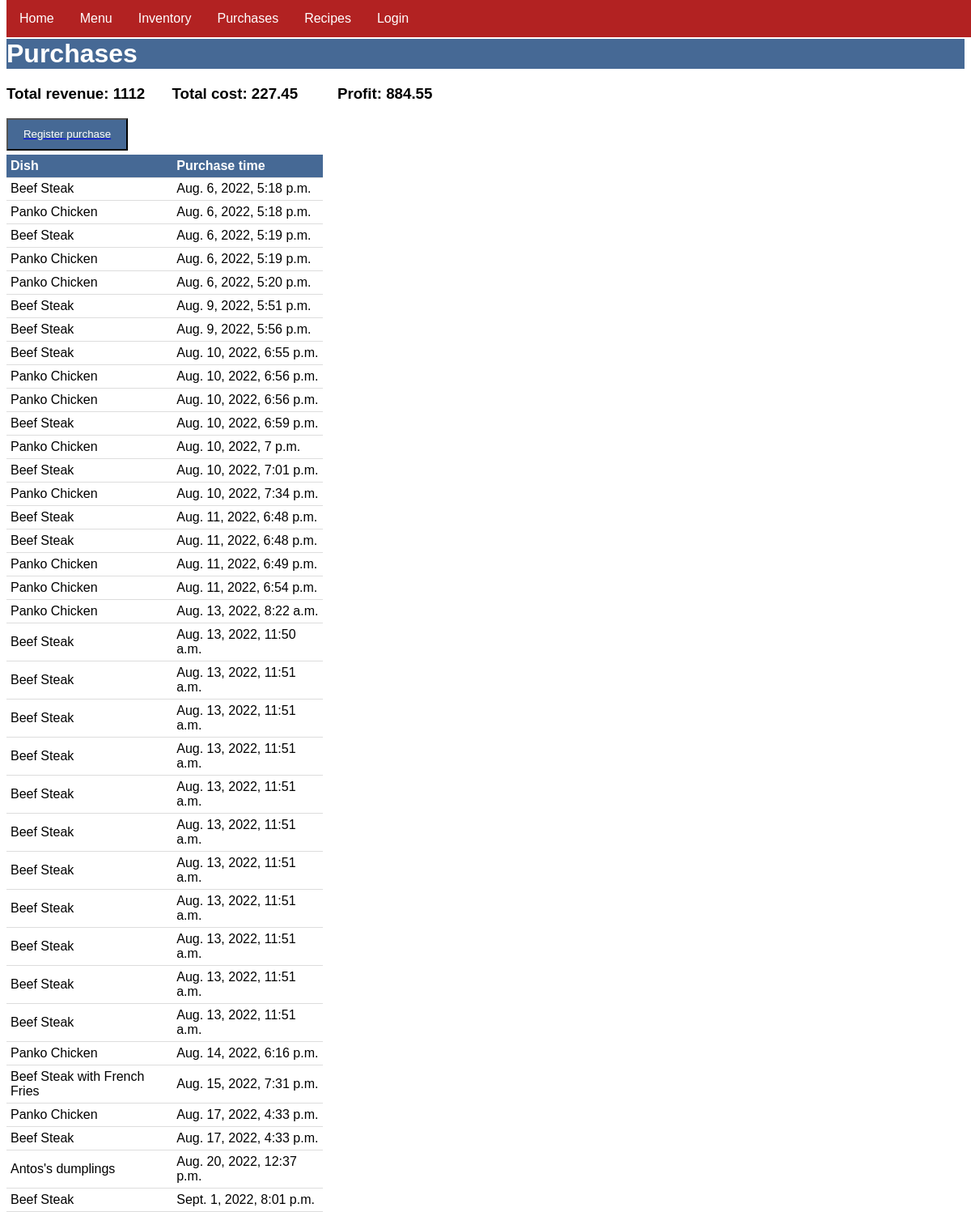
The app's page /purchases with its own data.
### menu/models.py (models this page shows, shortened)
class Purchase(models.Model):
    menu_item = models.ForeignKey(MenuItem, related_name="menuitem", on_delete=models.CASCADE)
    date = models.DateTimeField(auto_now_add=True)

class MenuItem(models.Model):
    title = models.CharField(max_length=200)
    price = models.PositiveIntegerField()
    def __str__(self):
        return self.title

### menu/views.py (the view)
# urls.py: path("purchases", views.PurchaseView.as_view(), name="purchases"),
class PurchaseView(ListView):
    template_name = "menu/purchases_list.html"
    model = Purchase
    def get_context_data(self, **kwargs):
        data = super().get_context_data(**kwargs)
        purchases = Purchase.objects.all()
        sum = 0
        total_cost = 0
        for purchase in purchases:
            sum += purchase.menu_item.price
            recipes = RecipeRequirements.objects.filter(menu_item=purchase.menu_item)
            for recipe in recipes:
                ingred = Ingredient.objects.get(id=recipe.ingredient.id)
                total_cost += recipe.quantity * ingred.unit_price
        profit = sum - total_cost
        data['sum'] = sum
        data['total_cost'] = total_cost
        data['profit'] = profit
        return data

### menu/templates/menu/purchases_list.html
{% extends 'menu/base.html' %}
{% block content %}
<h1>Purchases</h1>
<h3>Total revenue:  {{ sum }}       </h3>
<h3>Total cost:     {{ total_cost|floatformat:2 }}</h3>
<h3>Profit:         {{ profit|floatformat:2 }}    </h3>
<a href="{% url 'new_purchase' %}"><button class="btn">Register purchase</button></a>
<table class="purchases">
    <tr>
        <th>Dish</th>
        <th>Purchase time</th>
    </tr>
    <tr>
        {% for item in purchase_list %}
    </tr>
    <tr>
        <td>{{ item.menu_item }}</td>
        <td>{{ item.date }}</td>
        {% endfor %}
    </tr>
</table>
{% endblock %}

### menu/static/menu/style.css (style rules this page uses)
* { font-family: Helvetica, sans-serif; }
h1 { background-color: #466995; color: white; position: relative; top: 40px; }
h3 { position: relative; top: 20px; width: 200px; display: inline-block; }
th, td { border-bottom: 1px solid #ddd; padding: 5px; text-align: left; }
td { color: black; z-index: 1 position: relative; }
th { background-color: #466995; color: white; position: relative; }
table { border-collapse: collapse; width: 33%; background-color: white position: relative; top: 200px; }
.purchases { position: relative; top: 25px; }
.btn { background-color: #466995; color: white; height: 40px; width: 150px; position: relative; top: 20px; display: block; }

### records on screen
Purchase: menu_item "Beef Steak", date "Aug. 6, 2022, 5:18 p.m."
Purchase: menu_item "Panko Chicken", date "Aug. 6, 2022, 5:18 p.m."
Purchase: menu_item "Beef Steak", date "Aug. 6, 2022, 5:19 p.m."
Purchase: menu_item "Panko Chicken", date "Aug. 6, 2022, 5:19 p.m."
Purchase: menu_item "Panko Chicken", date "Aug. 6, 2022, 5:20 p.m."
Purchase: menu_item "Beef Steak", date "Aug. 9, 2022, 5:51 p.m."
Purchase: menu_item "Beef Steak", date "Aug. 9, 2022, 5:56 p.m."
Purchase: menu_item "Beef Steak", date "Aug. 10, 2022, 6:55 p.m."
Purchase: menu_item "Panko Chicken", date "Aug. 10, 2022, 6:56 p.m."
Purchase: menu_item "Panko Chicken", date "Aug. 10, 2022, 6:56 p.m."
Purchase: menu_item "Beef Steak", date "Aug. 10, 2022, 6:59 p.m."
Purchase: menu_item "Panko Chicken", date "Aug. 10, 2022, 7 p.m."
Purchase: menu_item "Beef Steak", date "Aug. 10, 2022, 7:01 p.m."
Purchase: menu_item "Panko Chicken", date "Aug. 10, 2022, 7:34 p.m."
Purchase: menu_item "Beef Steak", date "Aug. 11, 2022, 6:48 p.m."
Purchase: menu_item "Beef Steak", date "Aug. 11, 2022, 6:48 p.m."
Purchase: menu_item "Panko Chicken", date "Aug. 11, 2022, 6:49 p.m."
Purchase: menu_item "Panko Chicken", date "Aug. 11, 2022, 6:54 p.m."
Purchase: menu_item "Panko Chicken", date "Aug. 13, 2022, 8:22 a.m."
Purchase: menu_item "Beef Steak", date "Aug. 13, 2022, 11:50 a.m."
Purchase: menu_item "Beef Steak", date "Aug. 13, 2022, 11:51 a.m."
Purchase: menu_item "Beef Steak", date "Aug. 13, 2022, 11:51 a.m."
Purchase: menu_item "Beef Steak", date "Aug. 13, 2022, 11:51 a.m."
Purchase: menu_item "Beef Steak", date "Aug. 13, 2022, 11:51 a.m."
Purchase: menu_item "Beef Steak", date "Aug. 13, 2022, 11:51 a.m."
Purchase: menu_item "Beef Steak", date "Aug. 13, 2022, 11:51 a.m."
Purchase: menu_item "Beef Steak", date "Aug. 13, 2022, 11:51 a.m."
Purchase: menu_item "Beef Steak", date "Aug. 13, 2022, 11:51 a.m."
Purchase: menu_item "Beef Steak", date "Aug. 13, 2022, 11:51 a.m."
Purchase: menu_item "Beef Steak", date "Aug. 13, 2022, 11:51 a.m."
Purchase: menu_item "Panko Chicken", date "Aug. 14, 2022, 6:16 p.m."
Purchase: menu_item "Beef Steak with French Fries", date "Aug. 15, 2022, 7:31 p.m."
Purchase: menu_item "Panko Chicken", date "Aug. 17, 2022, 4:33 p.m."
Purchase: menu_item "Beef Steak", date "Aug. 17, 2022, 4:33 p.m."
Purchase: menu_item "Antos's dumplings", date "Aug. 20, 2022, 12:37 p.m."
Purchase: menu_item "Beef Steak", date "Sept. 1, 2022, 8:01 p.m."

### other values on screen
{{ sum }} "1112"
{{ total_cost|floatformat:2 }} "227.45"
{{ profit|floatformat:2 }} "884.55"
